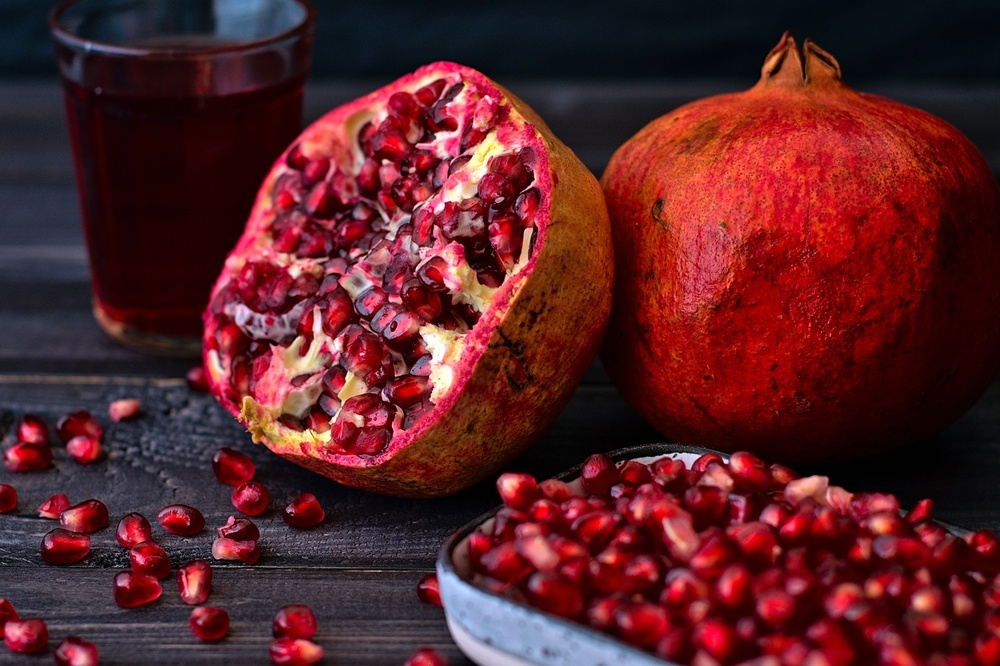
#> input picture grtpython/nar.jpg, 1000 x 666 px, shrunk from 1280 x 853 before the run
$ python dff.py
#> lines starting #> are read from the running program, lines starting #| are printed output that depends on the picture
#> further down, original_image is the input picture: shape (666, 1000, 3); mean B, G, R 38.3, 33.5, 91
import cv2
import matplotlib.pyplot as plt
import numpy as np

def apply_mean_filter_manual_color(image, kernel_size):
    # Pad işlemi (kenarlarda taşmayı önlemek için)
#> called with kernel_size = 5
    pad_h = kernel_size // 2
    pad_w = kernel_size // 2
    padded_image = np.pad(image, ((pad_h, pad_h), (pad_w, pad_w), (0, 0)), mode='constant', constant_values=0)
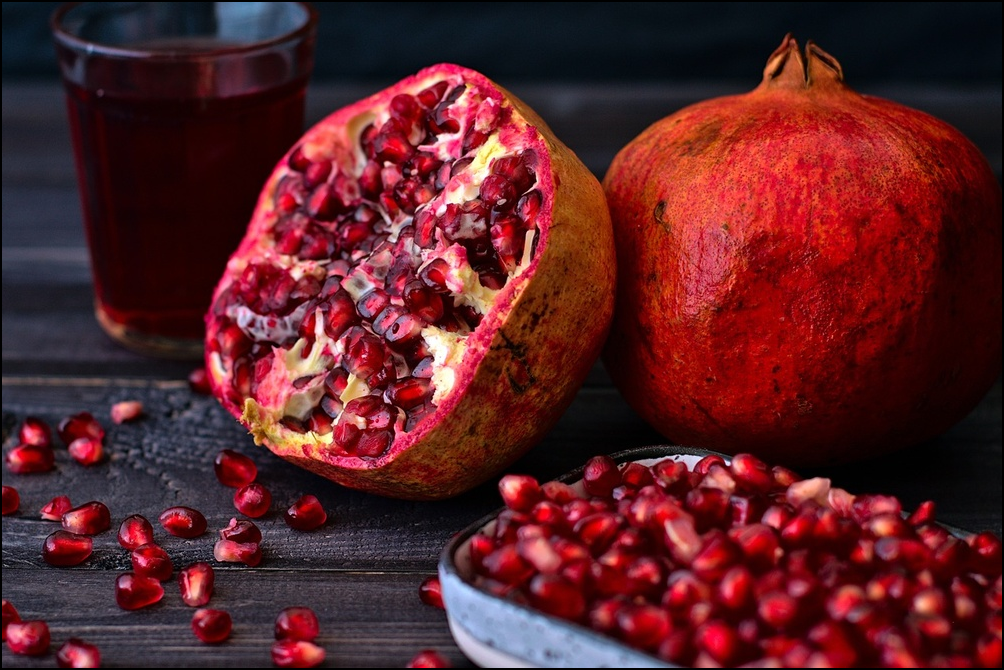
#> padded_image: shape (670, 1004, 3); mean B, G, R 38, 33.2, 90.1

    # Çıkış görüntüsü
    filtered_image = np.zeros_like(image, dtype=np.uint8)

    # Ortalama (mean) filtre kernel oluşturma
    kernel = np.ones((kernel_size, kernel_size), dtype=np.float32) / (kernel_size**2)

    # Her kanal için filtreleme
    for c in range(3):  # Renk kanalları (B, G, R)
        for i in range(image.shape[0]):
            for j in range(image.shape[1]):
                region = padded_image[i:i+kernel_size, j:j+kernel_size, c]
                filtered_value = np.sum(region * kernel)
                filtered_image[i, j, c] = min(255, max(0, int(filtered_value)))  # Piksel değerlerini sınırla

    return filtered_image

def display_original_and_filtered(original, filtered):
    # Görüntüleri yan yana göster
    plt.subplot(1, 2, 1)
    plt.imshow(cv2.cvtColor(original, cv2.COLOR_BGR2RGB))
    plt.title('Original Image')
    plt.axis('off')

    plt.subplot(1, 2, 2)
    plt.imshow(cv2.cvtColor(filtered, cv2.COLOR_BGR2RGB))
    plt.title('Mean Filtered Image')
    plt.axis('off')

    plt.show()
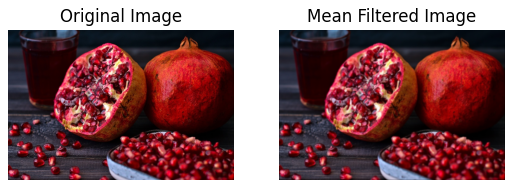
#> figure drawn by matplotlib, 2 panels

# Kullanım
image_path = 'nar.jpg'
original_image = cv2.imread(image_path)  # OpenCV kullanılarak görüntüyü oku

# Ortalama filtreyi renkli görüntüye uygula
kernel_size = 5
filtered_image_color = apply_mean_filter_manual_color(original_image, kernel_size)

# Görüntüleri göster
display_original_and_filtered(original_image, filtered_image_color)
